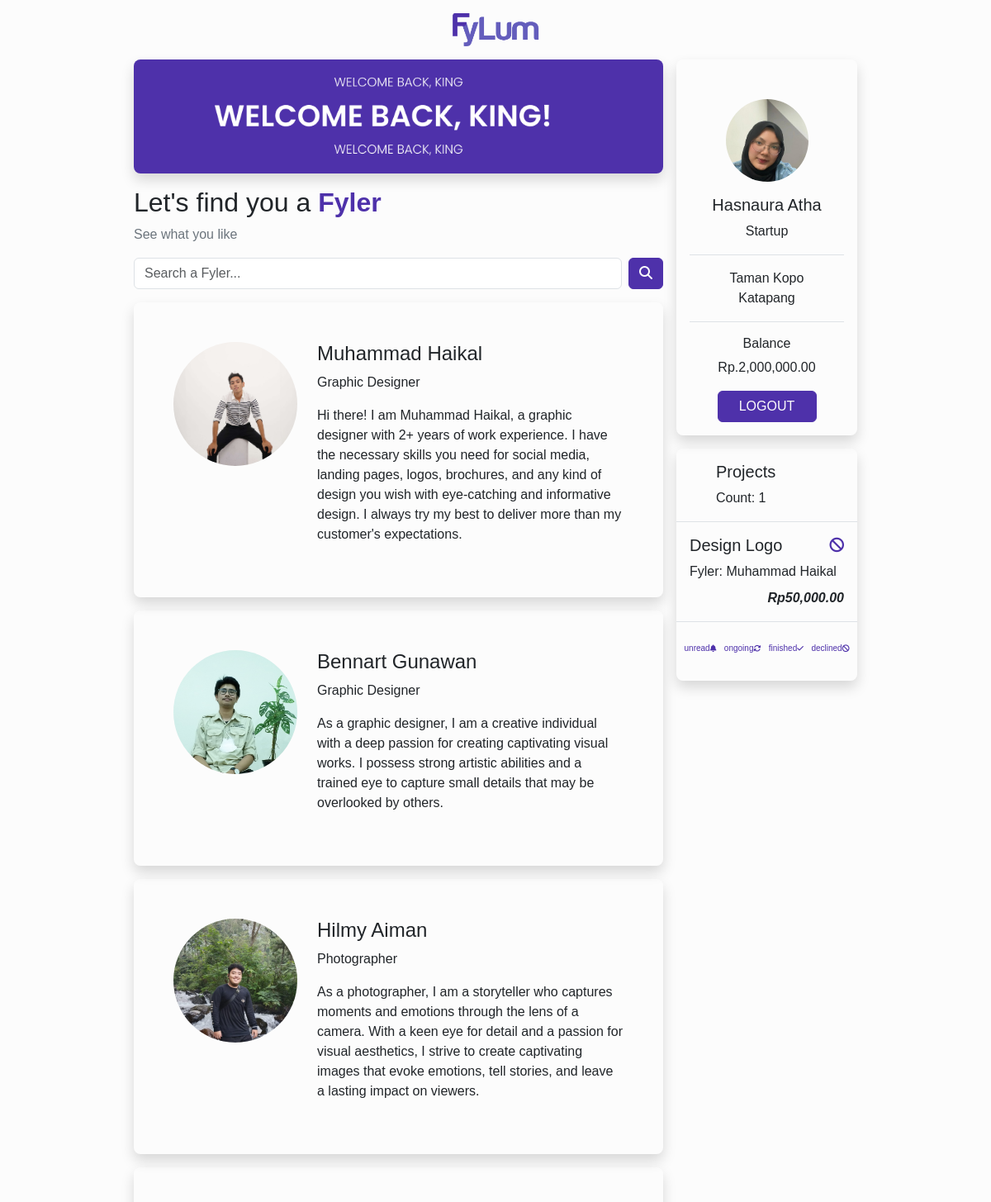
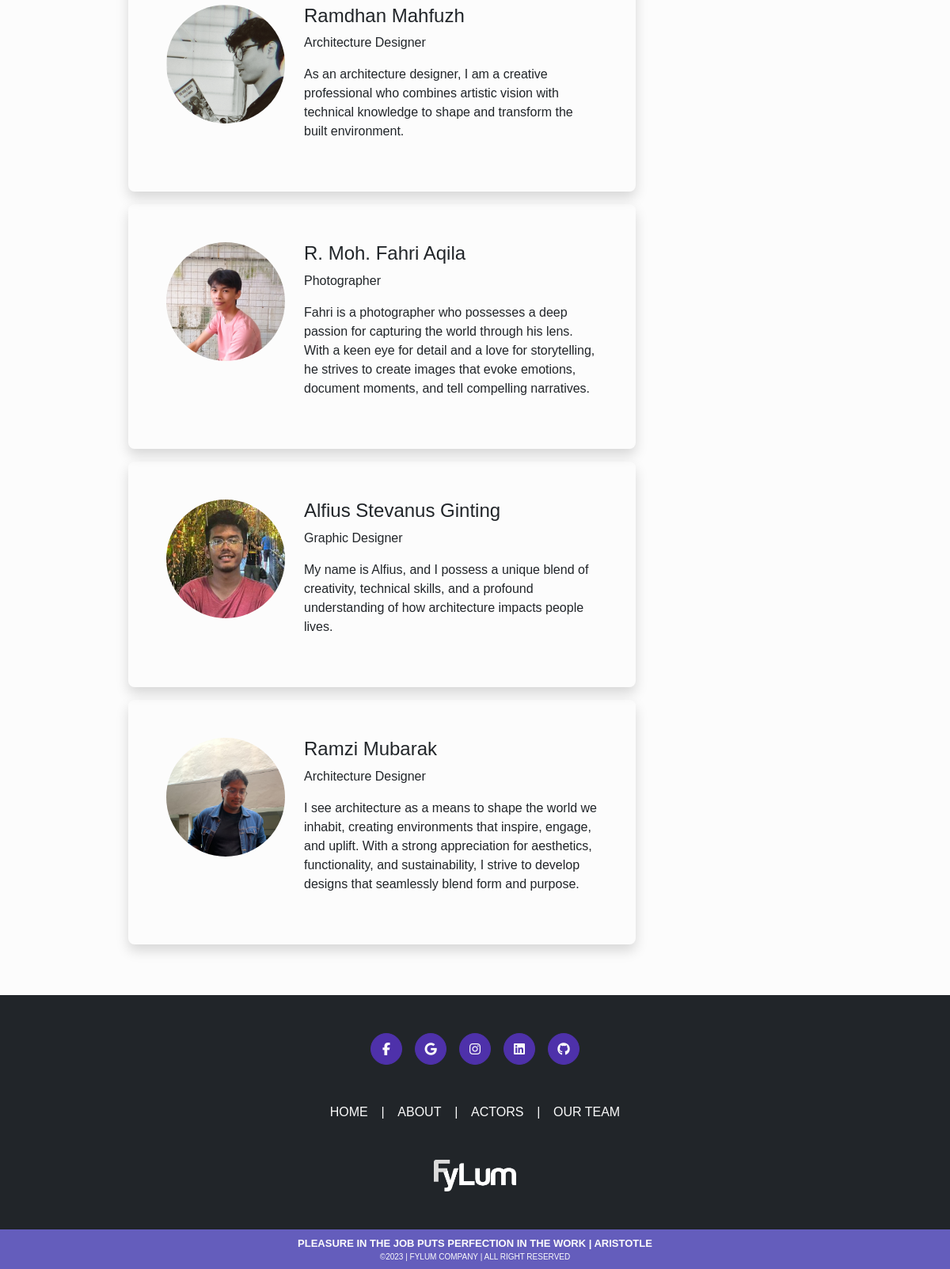
Screenshot of /kingdoms/index.php (signed in) with the database file from the repository (2 pictures, top to bottom).
### tables this page shows
CREATE TABLE IF NOT EXISTS `fylers` (
  `fyler_id` int(11) NOT NULL AUTO_INCREMENT,
  `account_email` varchar(50) NOT NULL DEFAULT '',
  `fyler_name` varchar(50) NOT NULL DEFAULT '',
  `fyler_cate` varchar(50) NOT NULL DEFAULT '',
  `fyler_desc` varchar(500) NOT NULL DEFAULT '',
  `fyler_age` int(11) NOT NULL,
  `fyler_add` varchar(50) NOT NULL DEFAULT '',
  `fyler_balance` int(11) NOT NULL,
  `fyler_photo` varchar(50) NOT NULL DEFAULT '',
  `fyler_project` int(11) NOT NULL,
  PRIMARY KEY (`fyler_id`),
  KEY `FK__fylers` (`account_email`),
  CONSTRAINT `FK__fylers` FOREIGN KEY (`account_email`) REFERENCES `accounts` (`account_email`) ON DELETE NO ACTION ON UPDATE NO ACTION
);

CREATE TABLE IF NOT EXISTS `projects` (
  `project_id` int(11) NOT NULL AUTO_INCREMENT,
  `king_id` int(11) NOT NULL,
  `fyler_id` int(11) NOT NULL,
  `project_name` varchar(50) NOT NULL,
  `project_desc` varchar(500) NOT NULL,
  `project_start` date NOT NULL,
  `project_end` date NOT NULL,
  `project_cost` int(11) NOT NULL,
  `project_tax` int(11) NOT NULL,
  `project_fee` int(11) NOT NULL,
  `project_status` varchar(50) NOT NULL,
  `project_deliv` varchar(50) DEFAULT NULL,
  PRIMARY KEY (`project_id`),
  KEY `FK_project_king` (`king_id`),
  KEY `FK_project_fyler` (`fyler_id`),
  CONSTRAINT `FK_project_fyler` FOREIGN KEY (`fyler_id`) REFERENCES `fylers` (`fyler_id`) ON DELETE NO ACTION ON UPDATE NO ACTION,
  CONSTRAINT `FK_project_king` FOREIGN KEY (`king_id`) REFERENCES `kings` (`king_id`) ON DELETE NO ACTION ON UPDATE NO ACTION
);

### kingdoms/index.php (the view, shortened to what this page needs)
<?php
include('../server/connection.php');
if (isset($_SESSION['logged_in'])) {
  $king_id = $_SESSION['king_id'];
  $king_name = $_SESSION['king_name'];
  $king_desc = $_SESSION['king_desc'];
  $king_add = $_SESSION['king_add'];
  $king_balance = $_SESSION['king_balance'];
  $king_photo = $_SESSION['king_photo'];
}
?>
<?php
if (isset($_POST['btn_search'])) {
  $keyword = $_POST['keyword'];
  $q_fyler = "SELECT * FROM fylers WHERE fyler_name LIKE '%$keyword%' OR fyler_cate LIKE '%$keyword%'";
} else {
  $q_fyler = "SELECT * FROM fylers";
}
$r_fyler = mysqli_query($conn, $q_fyler);
?>
<?php
$q_projects = "SELECT p.project_id, p.king_id, f.fyler_name,
p.fyler_id, p.project_name, p.project_desc, p.project_start,
p.project_end, p.project_cost, p.project_tax, p.project_fee,
p.project_status, p.project_deliv
 FROM projects p JOIN fylers f ON f.fyler_id = p.fyler_id WHERE king_id = $king_id ORDER BY f.fyler_name";
$r_projects = mysqli_query($conn, $q_projects);
?>
<!DOCTYPE html>
<html lang="en">
<head>
  <link rel="stylesheet" href="../bootstrap/css/bootstrap.css" />
  <link rel="stylesheet" href="../bootstrap/css/main.css" />
  <link href="https://cdn.jsdelivr.net/npm/@sweetalert2/theme-dark@4/dark.css" rel="stylesheet" />
</head>
<body class="bg-main-purple">
  <main>
    <div class="position-absolute top-0 start-50 translate-middle-x text-center mt-3">
      <a href="../index.php">
        <img src="../assets/images/icons/fylum.png" alt="" height="40px">
      </a>
    </div>
    <div class="container-fluid bg-nearly-white p-0 m-0 text-dark">
      <div class="container-fluid w-75 pt-5">
        <div class="d-flex mt-4">
          <div class="w-75">
            <div class="mb-3 me-3">
              <img class="shadow rounded-3 w-100 h-100" src="../assets/images/contents/banner_king.png" alt="">
            </div>
            <div class="mb-3 me-3">
              <h2 class="fw-normal">Let's find you a <span class="fw-bold text-main-purple">Fyler</span></h2>
              <p class="text-secondary">See what you like</p>
            </div>
            <div class="mb-3 me-3">
              <form action="" method="POST">
                <div class="d-flex">
                  <input class="form-control" type="text" name="keyword" placeholder="Search a Fyler...">
                  <button class="btn btn-purple ms-2" name="btn_search"><i class="fa-solid fa-magnifying-glass"></i></button>
                </div>
              </form>
            </div>
            <?php while ($row = mysqli_fetch_assoc($r_fyler)) { ?>
              <a class="text-dark text-decoration-none" href="" data-bs-toggle="modal" data-bs-target="#modalFylerDetail<?= $row['fyler_id'] ?>">
                <div class="mb-3 me-3">
                  <div class="shadow card-scale-1 rounded-3">
                    <div class="d-flex p-5">
                      <div>
                        <img class="object-fit-cover rounded-circle" src="../assets/images/profiles/fylers/<?= $row['fyler_photo'] ?>" alt="" height="150px" width="150px">
                      </div>
                      <div class="ms-4">
                        <h4><?= $row['fyler_name'] ?></h4>
                        <p><?= $row['fyler_cate'] ?></p>
                        <p class="fw-light"><?= $row['fyler_desc'] ?></p>
                      </div>
                    </div>
                  </div>
                </div>
              </a>
            <?php } ?>
          </div>
          <div class="w-25">
            <div class="mb-3">
              <div class="shadow pt-5 px-3 mb-3 rounded-3">
                <div class="text-center">
                  <img class="object-fit-cover rounded-circle" src="../assets/images/profiles/kings/<?= $king_photo ?>" alt="" height="100px" width="100px">
                </div>
                <div class="my-3 text-center">
                  <h5><?= $king_name ?></h5>
                  <p><?= $king_desc ?></p>
                </div>
                <div class="border-top border-bottom px-3 pt-3 text-center">
                  <p class="fw-light"><?= $king_add ?></p>
                </div>
                <div class="py-3 text-center">
                  <h6 class="0-0">Balance</h6>
                  <p class="m-0 fw-light">Rp.<?= number_format($king_balance) ?>.00</p>
                </div>
                <div class="text-center pb-3">
                  <a class="" href="index.php?logout=1">
                    <button class="btn btn-purple" style="width: 120px;">LOGOUT</button>
                  </a>
                </div>
              </div>
              <div class="shadow py-3 rounded-3">
                <div class="border-bottom">
                  <h5 class="ps-5">Projects</h5>
                  <p class="ps-5 fw-light">Count: <?= mysqli_num_rows($r_projects) ?></p>
                </div>
                <?php while ($row = mysqli_fetch_assoc($r_projects)) { ?>
                  <?php if ($row['project_status'] == 'unread') {
                    $icon_stat = '<i class="fa-solid fa-bell fa-sm"></i>';
                  } else if ($row['project_status'] == 'ongoing') {
                    $icon_stat = '<i class="fa-solid fa-rotate fa-sm"></i>';
                  } else if ($row['project_status'] == 'finished') {
                    $icon_stat = '<i class="fa-solid fa-check fa-sm"></i>';
                  } else {
                    $icon_stat = '<i class="fa-solid fa-ban fa-sm"></i>';
                  } ?>
                  <a class="text-dark text-decoration-none" href="" data-bs-toggle="modal" data-bs-target="#modalProject<?= $row['project_id'] ?>">
                    <div class="border-bottom project-item">
                      <div class="d-flex flex-column p-3 justify-content-end">
                        <div class="d-flex align-item-center justify-content-between m-0">
                          <h5 class="m-0"><?= $row['project_name'] ?></h5>
                          <h5 class="text-main-purple">
                            <?= $icon_stat ?>
                          </h5>
                        </div>
                        <p class="mb-2 fw-light">Fyler: <?= $row['fyler_name'] ?></p>
                        <p class="m-0 fw-bold text-end fst-italic">Rp<?= number_format($row['project_cost']) ?>.00</p>
                      </div>
                    </div>
                  </a>
                <?php } ?>
                <div class="d-flex mt-4 justify-content-evenly" style="font-size: x-small;">
                  <p class="text-main-purple">
                    unread<i class="fa-solid fa-bell fa-sm"></i>
                  </p>
                  <p class="text-main-purple">
                    ongoing<i class="fa-solid fa-rotate fa-sm"></i>
                  </p>
                  <p class="text-main-purple">
                    finished<i class="fa-solid fa-check fa-sm"></i>
                  </p>
                  <p class="text-main-purple">
                    declined<i class="fa-solid fa-ban fa-sm"></i>
                  </p>
                </div>
              </div>
            </div>
          </div>
        </div>
      </div>
    </div>
  </main>
  <?php include('../layouts/footer.php'); ?>
</body>
</html>

### rows the page displays
fylers: fyler_photo (picture), fyler_name "Muhammad Haikal", fyler_cate "Graphic Designer", fyler_desc "Hi there! I am Muhammad Haikal, a graphic designer with 2+ years of work experience. I have the necessary skills you need for social media, landing pages, logos, brochures, and any kind of design you wish with eye-catching and informative design. I always try my best to deliver more than my customer's expectations."
fylers: fyler_photo (picture), fyler_name "Bennart Gunawan", fyler_cate "Graphic Designer", fyler_desc "As a graphic designer, I am a creative individual with a deep passion for creating captivating visual works. I possess strong artistic abilities and a trained eye to capture small details that may be overlooked by others."
fylers: fyler_photo (picture), fyler_name "Hilmy Aiman", fyler_cate "Photographer", fyler_desc "As a photographer, I am a storyteller who captures moments and emotions through the lens of a camera. With a keen eye for detail and a passion for visual aesthetics, I strive to create captivating images that evoke emotions, tell stories, and leave a lasting impact on viewers."
fylers: fyler_photo (picture), fyler_name "Ramdhan Mahfuzh", fyler_cate "Architecture Designer", fyler_desc "As an architecture designer, I am a creative professional who combines artistic vision with technical knowledge to shape and transform the built environment."
fylers: fyler_photo (picture), fyler_name "R. Moh. Fahri Aqila", fyler_cate "Photographer", fyler_desc "Fahri is a photographer who possesses a deep passion for capturing the world through his lens. With a keen eye for detail and a love for storytelling, he strives to create images that evoke emotions, document moments, and tell compelling narratives."
fylers: fyler_photo (picture), fyler_name "Alfius Stevanus Ginting", fyler_cate "Graphic Designer", fyler_desc "My name is Alfius, and I possess a unique blend of creativity, technical skills, and a profound understanding of how architecture impacts people lives."
fylers: fyler_photo (picture), fyler_name "Ramzi Mubarak", fyler_cate "Architecture Designer", fyler_desc "I see architecture as a means to shape the world we inhabit, creating environments that inspire, engage, and uplift. With a strong appreciation for aesthetics, functionality, and sustainability, I strive to develop designs that seamlessly blend form and purpose."
projects: project_name "Design Logo", fyler.fyler_name "Muhammad Haikal", project_cost "50,000"

### other values shown
$king_name "Hasnaura Atha"
$king_desc "Startup"
$king_add "Taman Kopo Katapang"
$king_balance "2,000,000"
mysqli_num_rows($r_projects) "1"
